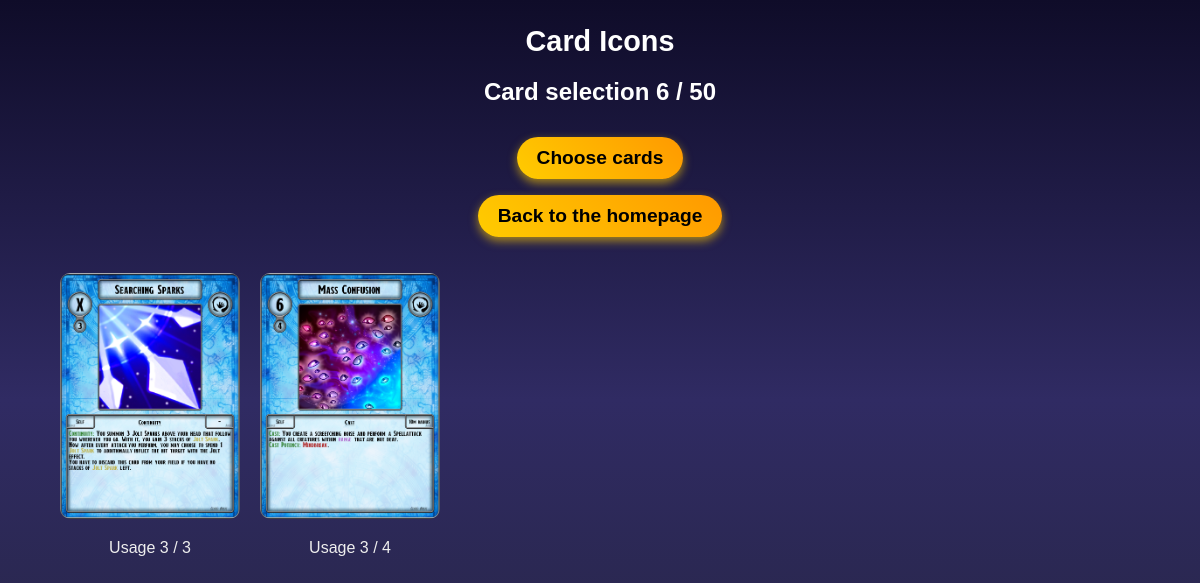
Page /deck (signed in) on the earlier database version.
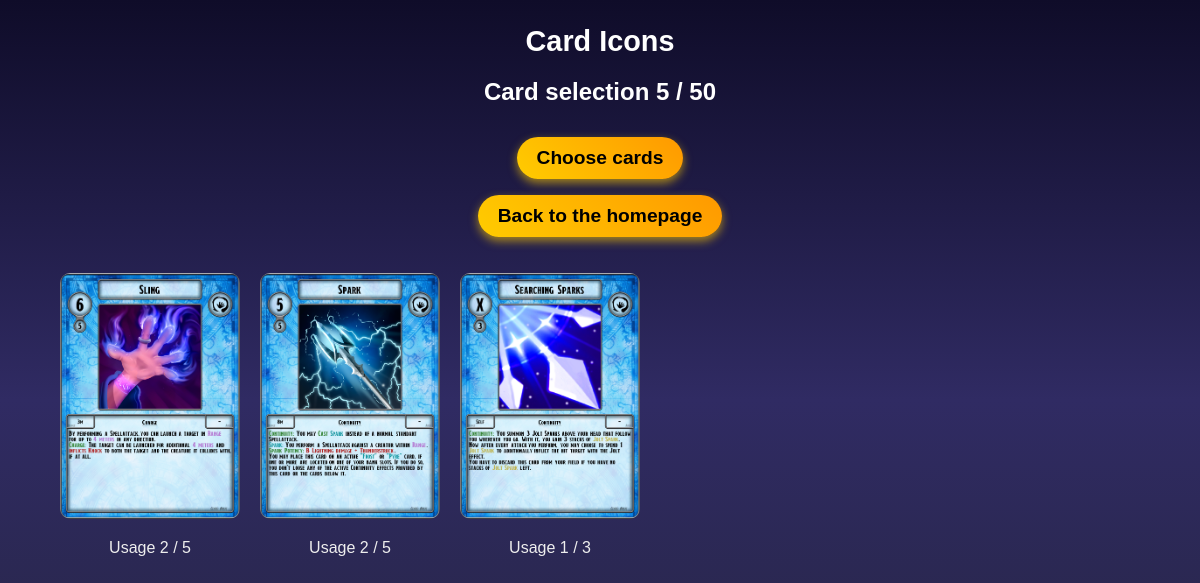
Same page on the later database version.
### tables this page shows
CREATE TABLE deck(id, card, max, amount);

### main.py (the view)
@app.route('/deck')
def deck():
    user = session.get('username')
    if user is None:
        return redirect(url_for('open_reg_log'))
    else:
        card_usage = get_card_count(user)
        return render_template('deck.html', size_cards=get_deck_amount(user), card_usage=card_usage)

### backend/database.py (called while the page is built)
def transform_username_id(username):
    with con:
        cur_new = con.cursor()
        cmd = 'SELECT id FROM player WHERE username LIKE ?'
        res = cur_new.execute(cmd, (username,))
        result = res.fetchone()
    if result:
        return result[0]
    raise ValueError(f'User {username} not found.')

def get_deck_amount(player):
    player_id = transform_username_id(player)
    cmd = 'SELECT amount FROM deck WHERE id = ?'
    cur.execute(cmd, (player_id, ))
    row = cur.fetchall()
    i = 0
    for x in row:
        i += x[0]
    return i

def get_card_count(player):
    player_id = transform_username_id(player)
    cmd = f'SELECT card, amount FROM deck WHERE id = {player_id}'
    cur.execute(cmd)
    rows = cur.fetchall()
    con.commit()
    return rows

### templates/deck.html (shortened to what this page needs)
<!DOCTYPE html>
<html lang="en">
<head>
    <link rel="stylesheet" href="{{ url_for('static', filename='styles/theme.css') }}">
    <link rel="stylesheet" href="{{ url_for('static', filename='styles/deck.css') }}">
</head>
<body>
    <div class="container">
        <header>
            <div class="header-content">
                <h1>Card Icons</h1>
                {% if size_cards %}
                <h2 id="karten_title">Card selection {{ size_cards }} / 50</h2>
                {% else %}
                <h2 id="karten_title">Card selection</h2>
                {% endif %}
                <div class="buttons">
                    <p><a href="/cards" class="back-button">Choose cards</a></p>
                    <p><a href="/" class="back-button">Back to the homepage</a></p>
                </div>
            </div>
        </header>
        <div class="card-container">
            {% for image, usage in card_usage %}
            <div class="card">
                <img src="{{ url_for('static', filename='assetsFolder/Cards/' + image) }}" alt="{{ image }}" class="remove-card" data-card="{{ image }}">
                <p>Usage {{ usage }} / {{ image.rsplit('_', 2)[1] }}</p>
            </div>
            {% endfor %}
        </div>
    </div>
</body>
</html>

### static/styles/theme.css (style rules this page uses)
:root { --bg: linear-gradient(to bottom, #0f0c29, #302b63, #24243e); --text-color: #ffffff; --alt-text-color: #eeeeee; --panel-bg: #24243e; --link-bg: #573b8a; --link-bg-hover: #6d44b8; --link-text: #ffffff; --shadow: #000; --headline: #ddd; --sheet-bg: #4f535c; --talent-bg: #3a3f47; --arrow-color: #23272a; }

### static/styles/deck.css (style rules this page uses)
body { margin: 0; padding: 0; display: flex; justify-content: center; align-items: flex-start; min-height: 100vh; font-family: 'Jost', sans-serif; background: var(--bg); color: var(--text-color); }
.container { width: 90%; max-width: 1200px; margin-top: 20px; display: flex; flex-direction: column; align-items: flex-start; }
header { width: 100%; display: flex; justify-content: center; align-items: center; text-align: center; margin-bottom: 20px; }
.header-content { display: flex; flex-direction: column; align-items: center; gap: 10px; }
p { display: flex; flex-direction: column; align-items: center; gap: 3px; color: var(--alt-text-color); }
h1, h2 { margin: 5px 0; color: var(--text-color); }
h1 { font-size: 1.8em; }
h2 { font-size: 1.5em; }
.back-button { font-size: 1.2em; font-weight: bold; padding: 10px 20px; background: linear-gradient(45deg, #ffcc00, #ff9900); color: black; text-decoration: none; border-radius: 25px; display: inline-block; transition: all 0.3s ease; box-shadow: 0px 4px 10px rgba(255, 204, 0, 0.6); }
.card-container { display: flex; flex-wrap: wrap; justify-content: flex-start; gap: 20px; width: 100%; }
.card { width: 180px; max-width: 200px; box-sizing: border-box; }
.card img { width: 100%; height: auto; object-fit: contain; cursor: pointer; transition: transform 0.2s ease, box-shadow 0.2s ease; border-radius: 10px; }

Differences in the rows shown:
removed deck: card (picture), amount "3", card "3"
removed deck: card (picture), amount "3", card "4"
added deck: card (picture), amount "2", card "5"
now on this page (row edited): deck: card (picture), amount "2", card "5"
now on this page (row edited): deck: card (picture), amount "1", card "3"
Other differences:
{{ size_cards }}: "6" → "5"
